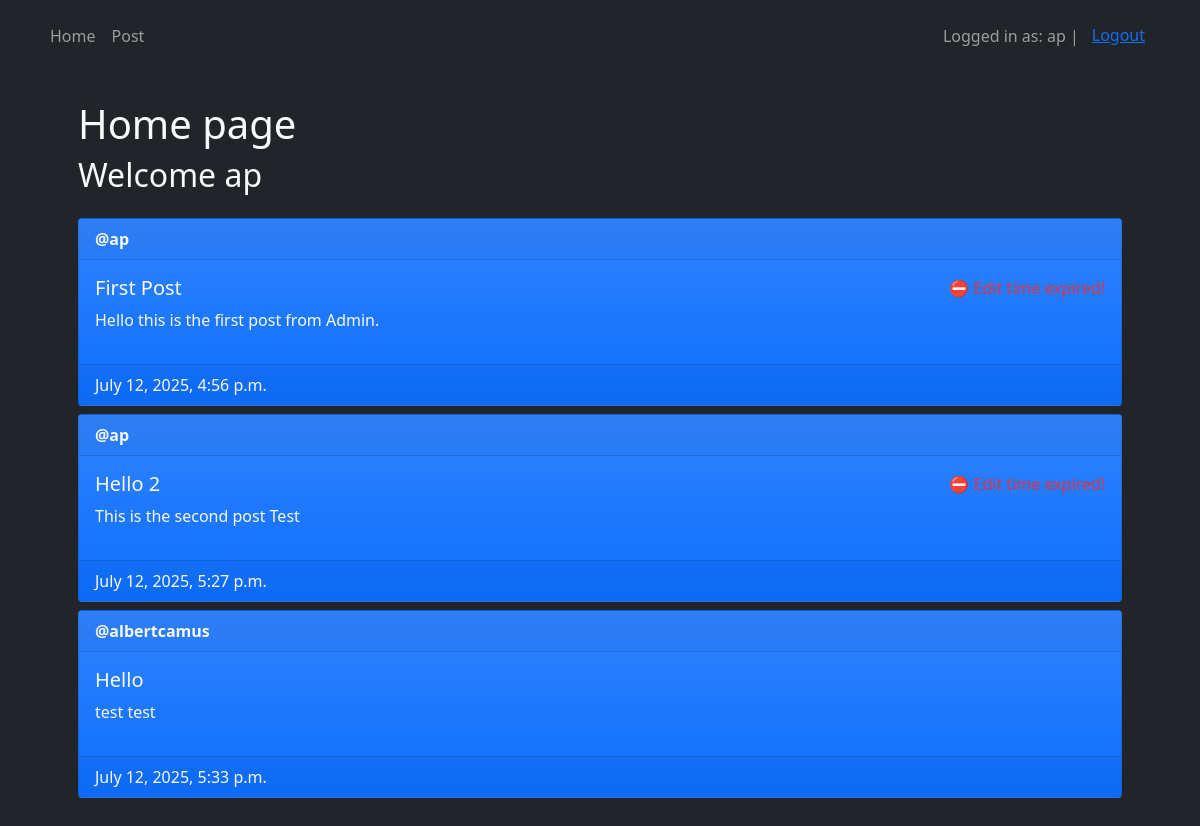
Page / (signed in) on the earlier database version.
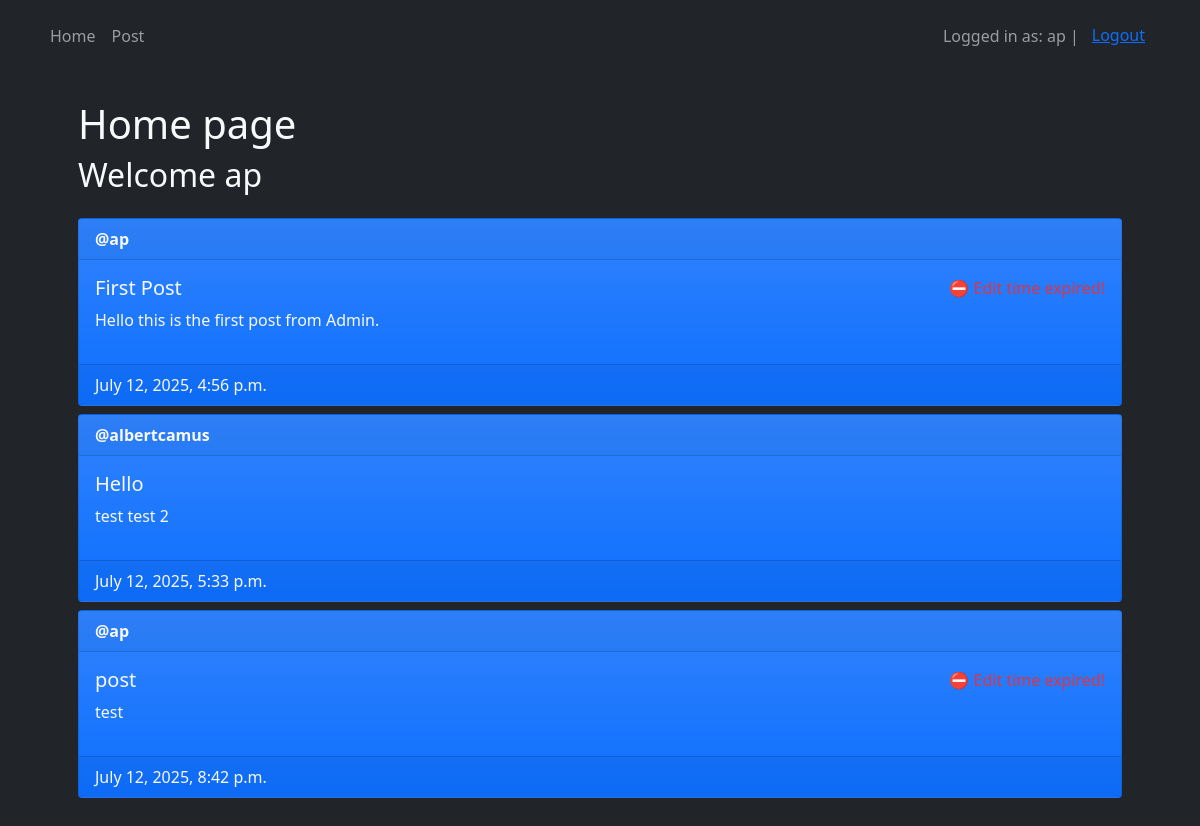
Same page on the later database version.
### main/models.py (models this page shows, shortened)
class Post(models.Model):
    author = models.ForeignKey(User, on_delete=models.CASCADE)
    title = models.CharField(max_length=200)
    description = models.TextField()
    created_at = models.DateTimeField(auto_now_add=True)
    updated_at = models.DateTimeField(auto_now=True)

### main/views.py (the view)
# urls.py: path('', views.home, name='home'),
@login_required(login_url=reverse_lazy('login'))
def home (request):
    posts = Post.objects.all()
    now = timezone.now()
    for post in posts:
        post.is_editable = (now - post.created_at) < timedelta(minutes=15)
    if request.method == "POST":
        post_id = request.POST.get("post-id")
        print(post_id)
        post = Post.objects.filter(id=post_id).first()  # .get(id=id) returns Object or Exception  .filter(id=id) returns first object or None
        if post and post.author == request.user:
            post.delete()
    context = {
        "posts" : posts,
    }
    return render(request, 'main/home.html', context)

### main/templates/main/home.html (shortened to what this page needs)
{% extends 'main/base.html' %}
{% block content %}
    <h1>Home page</h1>
    <h2 class="mb-4">Welcome {{ user.username }}</h2>
    {% for post in posts %}
        <div class="card mt-2 bg-primary bg-gradient text-light">
            <div class="card-header"><strong>@{{ post.author.username }}</strong></div>
            <div class="card-body d-flex flex-row justify-content-between">
                <div>
                    <h5 class="card-title">{{ post.title }}</h5>
                    <p>{{ post.description }}</p>
                </div>
                <div>
                    {% if user == post.author %}
                        {% if post.is_editable %}
                            <form action="" method="post">
                                {% csrf_token %}
                                <button type="submit" class="btn btn-danger badge" name="post-id" value="{{ post.id }}">DELETE</button>
                            </form>
                            <p id="timer-{{ post.id }}" class="fs-6 text-warning"></p>
                            <a id="edit-btn-{{ post.id }}" href="{% url 'edit_post' post.id %}" class="btn btn-outline-warning badge">
                                Edit Post
                            </a>
                            <script>
                                window.addEventListener("DOMContentLoaded", function () {
                                    const timerElement = document.getElementById("timer-{{ post.id }}");
                                    const editButton = document.getElementById("edit-btn-{{ post.id }}");
                                    if (!timerElement || !editButton) return;
                                    const deadline = new Date("{{ post.created_at|date:'Y-m-d\\TH:i:s' }}Z");
                                    deadline.setMinutes(deadline.getMinutes() + 15);
                                    function updateTimer() {
                                        const now = new Date();
                                        const diff = deadline - now;
                                        if (diff <= 0) {
                                            timerElement.innerHTML = "⛔ Edit time expired!";
                                            editButton.classList.add("disabled");
                                            editButton.setAttribute("aria-disabled", "true");
                                            editButton.style.pointerEvents = "none";
                                            return;
                                        }
                                        const minutes = Math.floor((diff % (1000 * 60 * 60)) / (1000 * 60));
                                        const seconds = Math.floor((diff % (1000 * 60)) / 1000);
                                        timerElement.innerHTML = `🕒 Time left: ${minutes}m ${seconds}s`;
                                    }
                                    updateTimer();
                                    setInterval(updateTimer, 1000);
                                });
                            </script>
                        {% else %}
                            <p class="text-danger">⛔ Edit time expired!</p>
                        {% endif %}
                    {% endif %}
                </div>
            </div>
            <div class="card-footer lead fs-6">
                {{ post.created_at }}
            </div>
        </div>
    {% empty %}
        <p>No posts yet.</p>
    {% endfor %}
{% endblock %}

Differences in the rows shown:
removed Post: author.username "ap", title "Hello 2", description "This is the second post Test", shows "⛔ Edit time expired!", created_at "July 12, 2025, 5:27 p.m."
changed Post "Hello": description "test test" → "test test 2"
added Post: author.username "ap", title "post", description "test", shows "⛔ Edit time expired!", created_at "July 12, 2025, 8:42 p.m."
